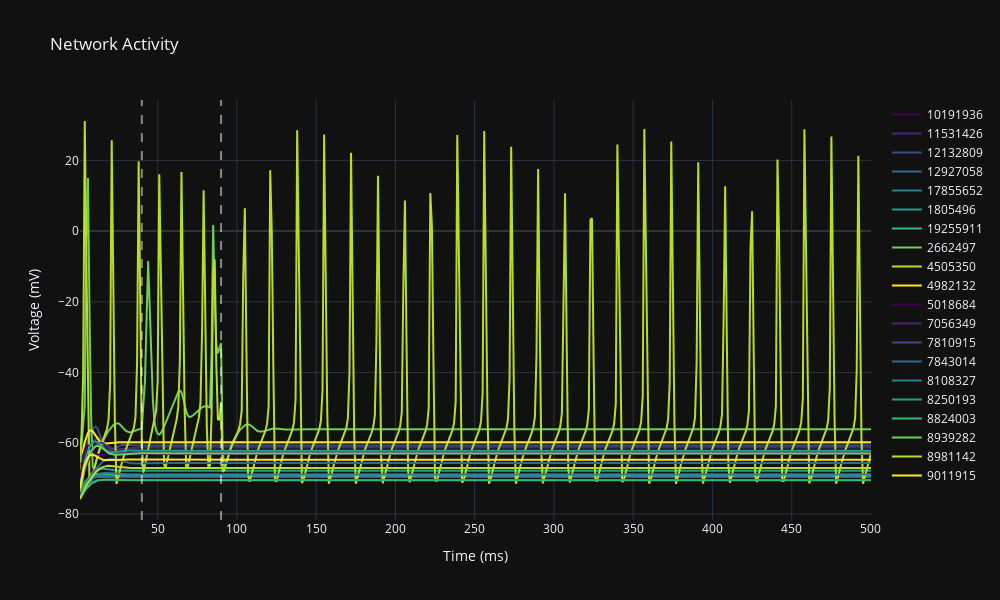

The cell this chart's notebook holds for it:
### Code cell
Vd = dict()
for i, vs in enumerate(v.T):
    Vd[int(stom[i][0])] = vs

plot_results(t, Vd, (40, 90), interactive=True)

### Figure 1 — Plotly figure (JSON) as saved in the notebook; plotly's stock layout.template omitted (floating-point values rounded to 4 significant figures; data arrays with more than 128 entries replaced by an {"elided": "..."} marker saying what was removed)
{"data": [{"line": {"color": "#440154", "width": 2}, "mode": "lines", "name": "10191936", "type": "scatter", "x": {"elided": "500 float values"}, "y": {"elided": "500 float values"}}, {"line": {"color": "#482878", "width": 2}, "mode": "lines", "name": "11531426", "type": "scatter", "x": {"elided": "500 float values"}, "y": {"elided": "500 float values"}}, {"line": {"color": "#3e4989", "width": 2}, "mode": "lines", "name": "12132809", "type": "scatter", "x": {"elided": "500 float values"}, "y": {"elided": "500 float values"}}, {"line": {"color": "#31688e", "width": 2}, "mode": "lines", "name": "12927058", "type": "scatter", "x": {"elided": "500 float values"}, "y": {"elided": "500 float values"}}, {"line": {"color": "#26828e", "width": 2}, "mode": "lines", "name": "17855652", "type": "scatter", "x": {"elided": "500 float values"}, "y": {"elided": "500 float values"}}, {"line": {"color": "#1f9e89", "width": 2}, "mode": "lines", "name": "1805496", "type": "scatter", "x": {"elided": "500 float values"}, "y": {"elided": "500 float values"}}, {"line": {"color": "#35b779", "width": 2}, "mode": "lines", "name": "19255911", "type": "scatter", "x": {"elided": "500 float values"}, "y": {"elided": "500 float values"}}, {"line": {"color": "#6ece58", "width": 2}, "mode": "lines", "name": "2662497", "type": "scatter", "x": {"elided": "500 float values"}, "y": {"elided": "500 float values"}}, {"line": {"color": "#b5de2b", "width": 2}, "mode": "lines", "name": "4505350", "type": "scatter", "x": {"elided": "500 float values"}, "y": {"elided": "500 float values"}}, {"line": {"color": "#fde725", "width": 2}, "mode": "lines", "name": "4982132", "type": "scatter", "x": {"elided": "500 float values"}, "y": {"elided": "500 float values"}}, {"line": {"color": "#440154", "width": 2}, "mode": "lines", "name": "5018684", "type": "scatter", "x": {"elided": "500 float values"}, "y": {"elided": "500 float values"}}, {"line": {"color": "#482878", "width": 2}, "mode": "lines", "name": "7056349", "type": "scatter", "x": {"elided": "500 float values"}, "y": {"elided": "500 float values"}}, {"line": {"color": "#3e4989", "width": 2}, "mode": "lines", "name": "7810915", "type": "scatter", "x": {"elided": "500 float values"}, "y": {"elided": "500 float values"}}, {"line": {"color": "#31688e", "width": 2}, "mode": "lines", "name": "7843014", "type": "scatter", "x": {"elided": "500 float values"}, "y": {"elided": "500 float values"}}, {"line": {"color": "#26828e", "width": 2}, "mode": "lines", "name": "8108327", "type": "scatter", "x": {"elided": "500 float values"}, "y": {"elided": "500 float values"}}, {"line": {"color": "#1f9e89", "width": 2}, "mode": "lines", "name": "8250193", "type": "scatter", "x": {"elided": "500 float values"}, "y": {"elided": "500 float values"}}, {"line": {"color": "#35b779", "width": 2}, "mode": "lines", "name": "8824003", "type": "scatter", "x": {"elided": "500 float values"}, "y": {"elided": "500 float values"}}, {"line": {"color": "#6ece58", "width": 2}, "mode": "lines", "name": "8939282", "type": "scatter", "x": {"elided": "500 float values"}, "y": {"elided": "500 float values"}}, {"line": {"color": "#b5de2b", "width": 2}, "mode": "lines", "name": "8981142", "type": "scatter", "x": {"elided": "500 float values"}, "y": {"elided": "500 float values"}}, {"line": {"color": "#fde725", "width": 2}, "mode": "lines", "name": "9011915", "type": "scatter", "x": {"elided": "500 float values"}, "y": {"elided": "500 float values"}}], "layout": {"height": 600, "hovermode": "x unified", "shapes": [{"line": {"color": "white", "dash": "dash"}, "opacity": 0.5, "type": "line", "x0": 40, "x1": 40, "xref": "x", "y0": 0, "y1": 1, "yref": "y domain"}, {"line": {"color": "white", "dash": "dash"}, "opacity": 0.5, "type": "line", "x0": 90, "x1": 90, "xref": "x", "y0": 0, "y1": 1, "yref": "y domain"}], "title": {"text": "Network Activity"}, "width": 1000, "xaxis": {"title": {"text": "Time (ms)"}}, "yaxis": {"title": {"text": "Voltage (mV)"}}}}
